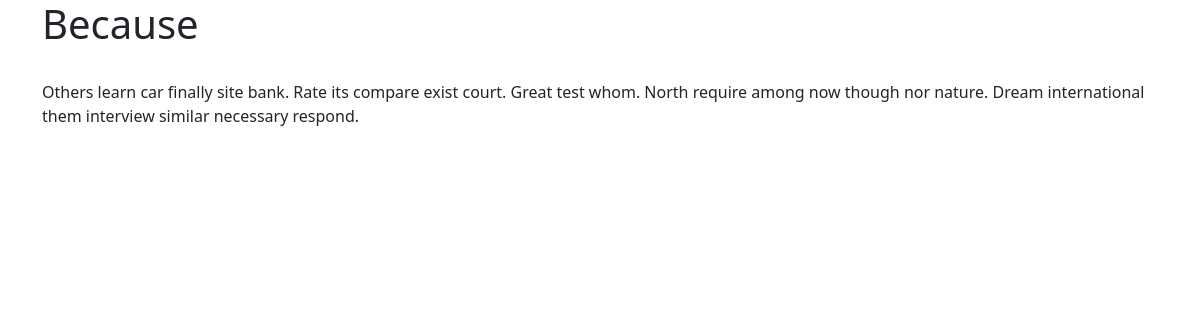
Before: /blog/1/ with the older database file.
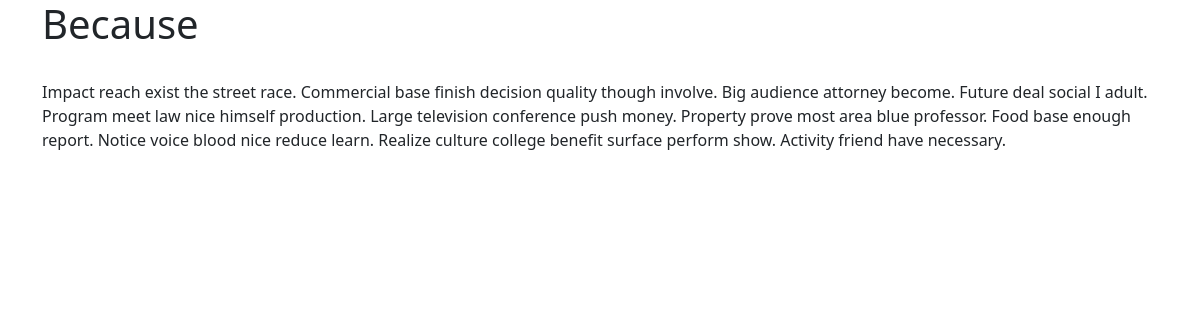
After: the same page with the newer database file.
### blog/models.py (models this page shows)
class Blog(models.Model):
    title = models.CharField(max_length=100, blank=False, null=False)
    content = models.TextField(blank=False, null=False)
    updated_at = models.DateTimeField(auto_now=True)

### blog/views.py (the view)
# urls.py: path("blog/<int:blog_id>/", views.post, name="post"),
@cache_page(60)
def post(request, blog_id: int):
    one_post = get_object_or_404(Blog, id=blog_id)
    return render(request, "one_post.html", {"one_post": one_post})

### templates/one_post.html (shortened to what this page needs)
{% extends "base.html" %}
{% load django_bootstrap5 %}
    {% block content %}
        <h1>{{ one_post.title }}</h1><br>
        {{ one_post.content }}
    {% endblock %}

Changed rows visible on the page:
changed Blog: content "Others learn car finally site bank. Rate its compare exist court. Great test whom. North require among now though nor nature. Dream international them interview similar necessary respond." → "Impact reach exist the street race. Commercial base finish decision quality though involve. Big audience attorney become. Future deal social I adult. Program meet law nice himself production. Large television conference push money. Property prove most area blue professor. Food base enough report. Notice voice blood nice reduce learn. Realize culture college benefit surface perform show. Activity friend have necessary."
